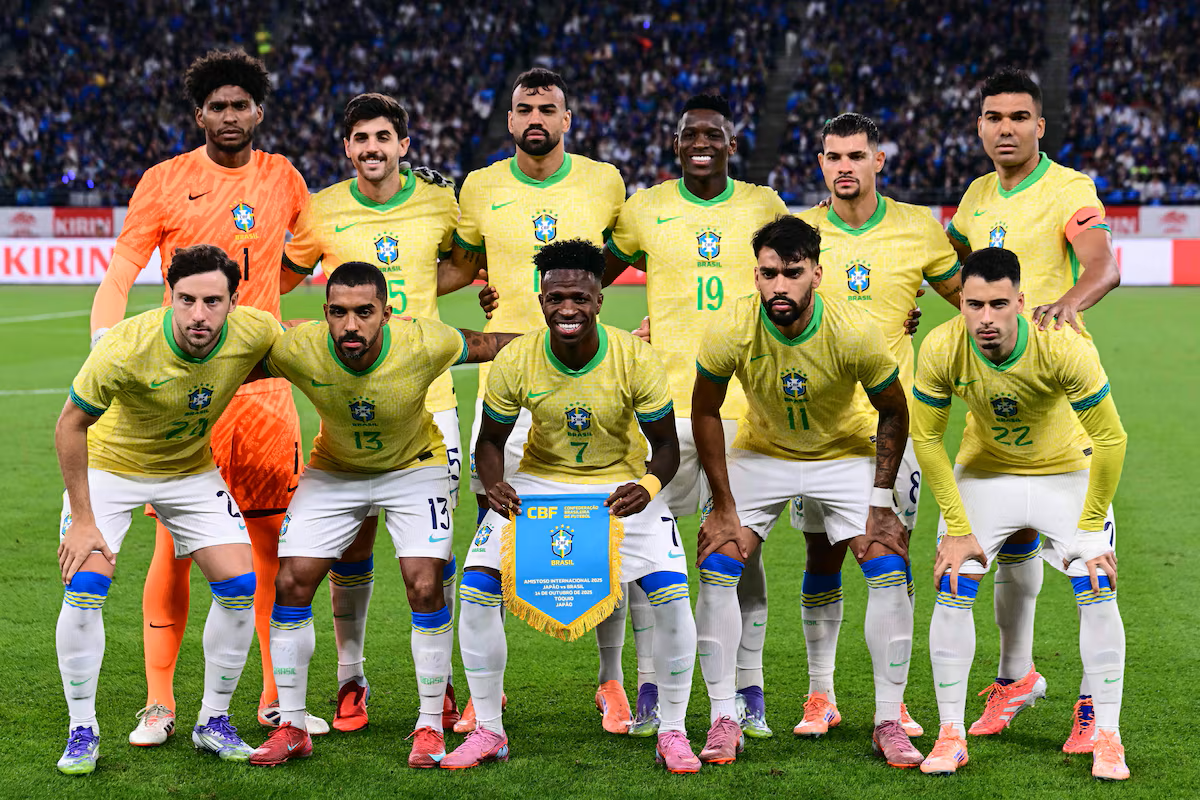
#> input picture imagens/selecao.png, 1200 x 800 px, found by its file name
$ python Exercicio_7_2.py
#> lines starting #> are read from the running program, lines starting #| are printed output that depends on the picture; after the words box and inside, x2 and y2 are one past the last pixel; in counts of white or black regions, pixels touching at a corner belong together
#Aprimore o código desenvolvido no exercício anterior. Para cada rosto localizado e
# validado no arquivo selecao.png, estabeleça uma Região de Interesse (ROI) cinza e colorida.
# Dentro desse escopo restrito de cada face, utilize o classificador em cascata focado em olhos
# para detectar e desenhar retângulos verdes ao redor de cada olho mapeado. O resultado final
# deve exibir na mesma janela o retângulo azul delimitador de cada face e os respectivos
# subretângulos verdes dos olhos.

import cv2

face_cascade = cv2.CascadeClassifier(cv2.data.haarcascades + 'haarcascade_frontalface_default.xml')
eye_cascade = cv2.CascadeClassifier(cv2.data.haarcascades + 'haarcascade_eye.xml')

imagem = cv2.imread('./imagens/selecao.png')
#> imagem is the input picture: shape (800, 1200, 3); mean B, G, R 82.5, 119.9, 123.7
cinza = cv2.cvtColor(imagem, cv2.COLOR_BGR2GRAY)
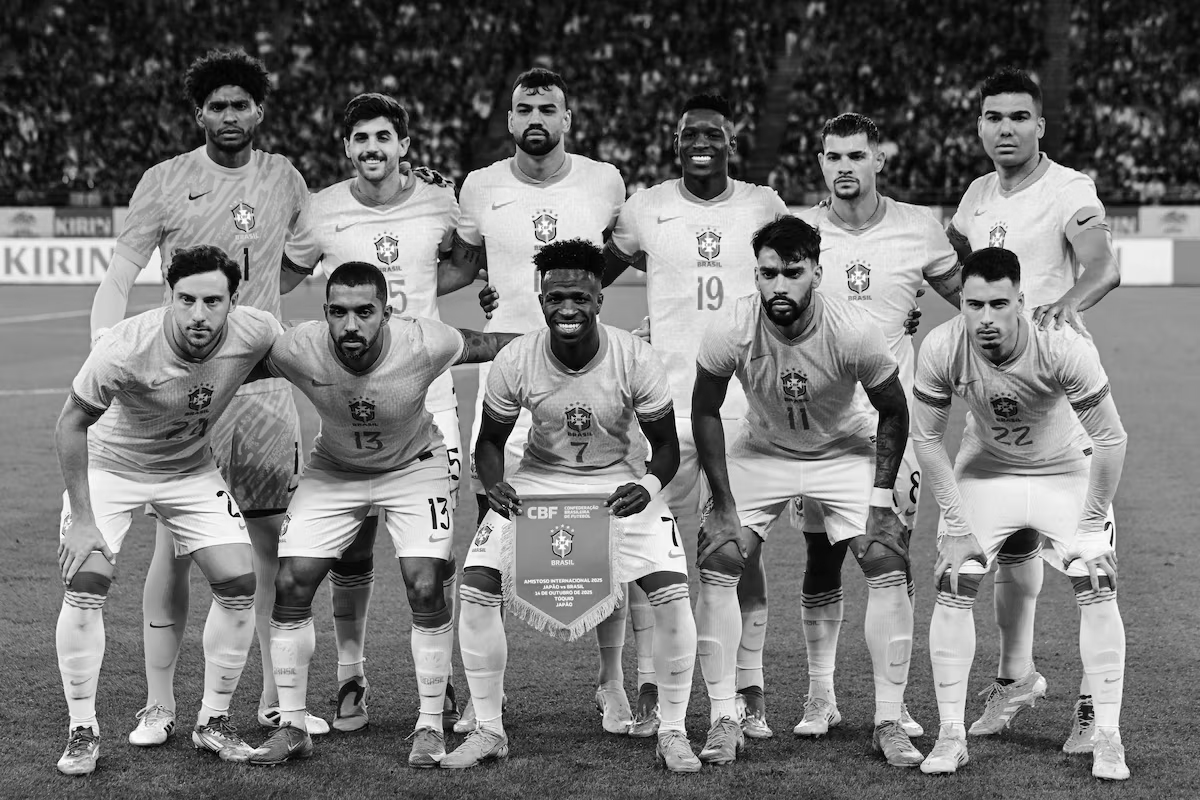
#> cinza: shape (800, 1200); min 0, max 255, mean 116.8

rostos = face_cascade.detectMultiScale(cinza, scaleFactor=1.1, minNeighbors=5)
#> rostos = [[263, 650, 52, 52], [197, 81, 66, 66], [505, 86, 62, 62], [812, 132, 65, 65], [794, 601, 55, 55], [970, 88, 76, 76], [339, 111, 68, 68], [742, 245, 77, 77], [534, 273, 68, 68], [157, 268, 85, 85], [950, 277, 76, 76], [310, 281, 82, 82]]

for(x, y, w, h) in rostos:
    if h > 60 and w > 50:
        cv2.rectangle(imagem, (x, y), (x+w, y+h), (255, 0, 0), 2)
        cv2.putText(imagem, "Rosto", (x, y-10), cv2.FONT_HERSHEY_SIMPLEX, 0.5, (255,0,0), 1)

        rosto_cinza = cinza[y:y+h, x:x+w]

        olhos = eye_cascade.detectMultiScale(rosto_cinza, scaleFactor=1.1, minNeighbors=5)

        for(ex, ey, ew, eh) in olhos:
            cv2.rectangle(imagem, (x+ex, y+ey), (x+ex+ew, y+ey+eh), (0, 255, 0), 2)


        cv2.imshow('Rosto Detectado', rosto_cinza)
#> this loop made 12 passes
#> (x, y, w, h, olhos) on passes 3, 7, 10: (505, 86, 62, 62, [[7, 8, 26, 26]]), (339, 111, 68, 68, [[9, 13, 24, 24], [32, 12, 23, 23]]), (157, 268, 85, 85, [[18, 20, 23, 23]])
#> pass 2, `rosto_cinza = cinza[y:y+h, x:x+w]`:
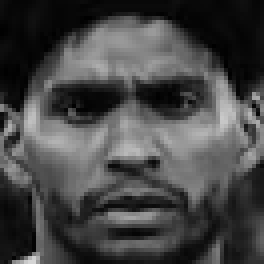
#> rosto_cinza: shape (66, 66) (shown 4 times larger); min 0, max 212, mean 70.1
#> pass 3, `rosto_cinza = cinza[y:y+h, x:x+w]`:
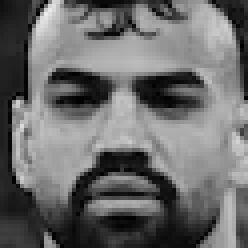
#> rosto_cinza: shape (62, 62) (shown 4 times larger); min 0, max 235, mean 107.3
#> after the loop:
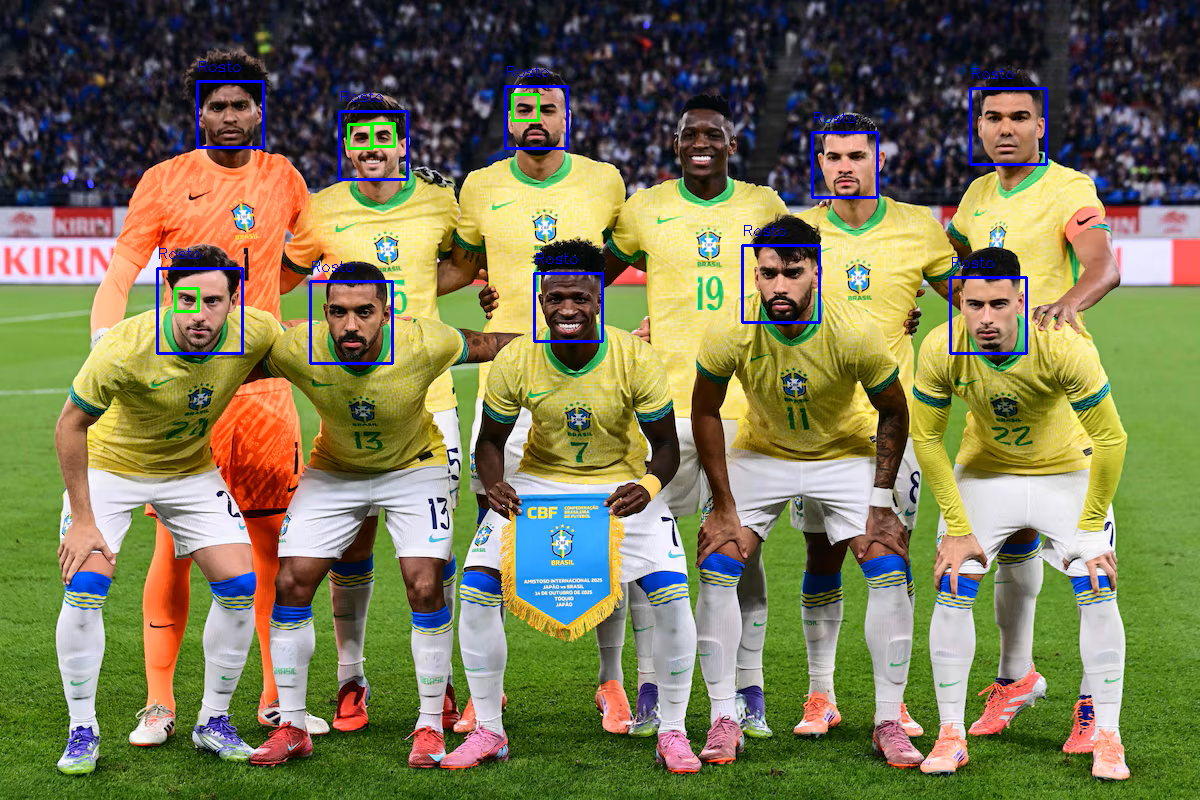
#> imagem: shape (800, 1200, 3); 1.13% of pixels changed, all inside (x1, y1, x2, y2) = (156, 61, 1048, 365)
#> after the loop:
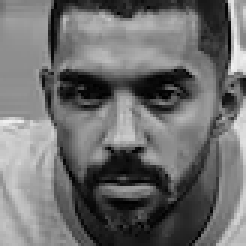
#> rosto_cinza: shape (82, 82) (shown 3 times larger); min 1, max 241, mean 109.9

cv2.imshow('Imagem Original', imagem)
cv2.waitKey(0)
cv2.destroyAllWindows()
